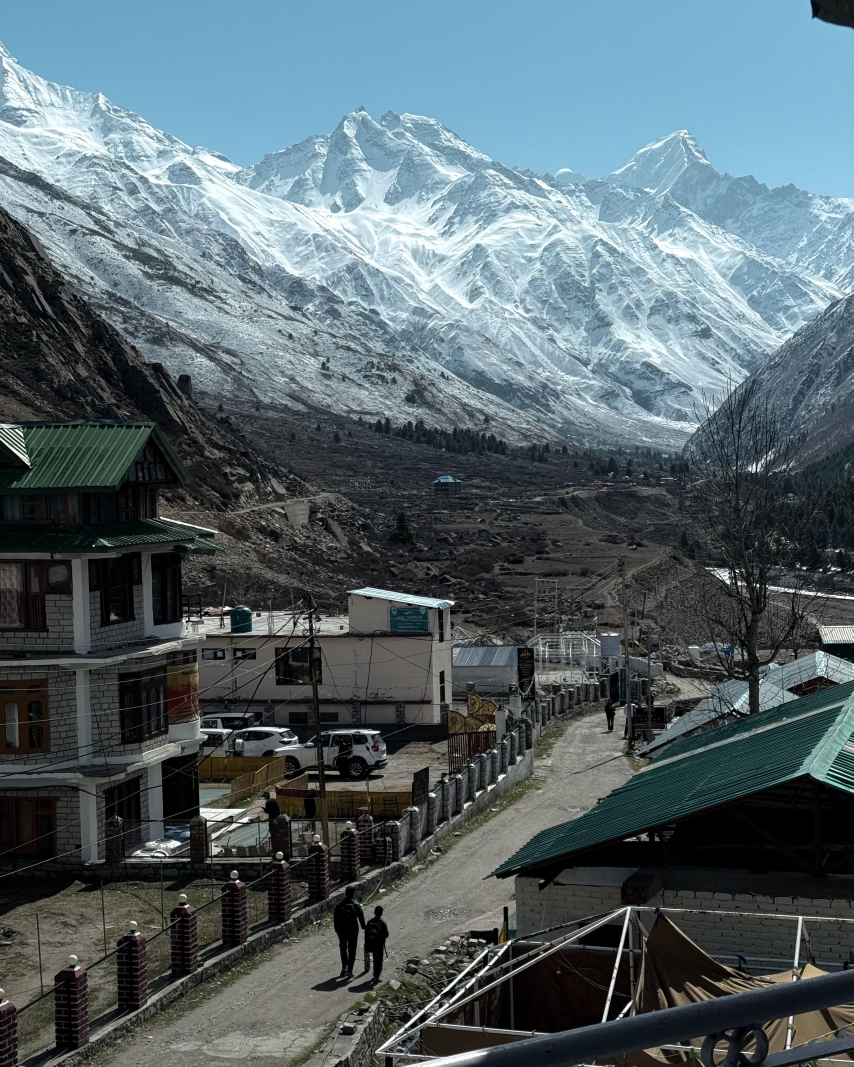
#> input picture projects/himachal_carousel/photos/chitkul_1.jpg, 2560 x 3200 px, found by its file name (shown at 1/3 size)
$ python -i make.py   (imports and definitions only)
#> lines starting #> are read from the running program, lines starting #| are printed output that depends on the picture
#!/usr/bin/env python3
"""
Himachal 3-villages carousel (Kalpa / Chitkul / Tosh) for @travelwithisha.

v2 design (swarikaandaditya reference):
  - full-bleed photo, natural grade, photo stays dominant
  - bold Poppins display type, text anchored TOP-LEFT (minimal, upper band)
  - a per-photo ACCENT colour pulled from the image, on the kicker + title,
    so the type complements each picture; clean body text beneath
  - light/dark variants chosen from the band behind the text for contrast
  - no handle bar / counter / swipe chrome (only slide 9 carries a small handle)

    python projects/himachal_carousel/make.py   # -> out/slide_01.png .. 09 + out/contact.png

Deps: Pillow, numpy.
"""
import json, os, colorsys
from PIL import Image, ImageDraw, ImageFont, ImageFilter, ImageOps
import numpy as np

HERE = os.path.dirname(os.path.abspath(__file__))
ROOT = os.path.abspath(os.path.join(HERE, "..", ".."))
FONTS = os.path.join(ROOT, "fonts")
PHOTOS = os.path.join(HERE, "photos")
OUT = os.path.join(HERE, "out")
# [1 line not run here, left out]

W, H = 1080, 1350
MARGIN = 74

def font(fname, size):
    return ImageFont.truetype(os.path.join(FONTS, fname), size)

def F(role, size):
    return font({"xb": "Poppins-ExtraBold.ttf", "b": "Poppins-Bold.ttf",
                 "sb": "Poppins-SemiBold.ttf", "med": "Poppins-Medium.ttf"}[role], size)

# -------------------------------------------------------------------------
def natural_grade(im):
    a = np.asarray(im).astype(np.float32) / 255.0
    a = 0.031 + a * 0.945
    a = np.clip(a + (a - 0.5) * 0.07 * (1 - np.abs(a - 0.5) * 2), 0, 1)
    midw = (1 - np.abs(a - 0.5) * 2).clip(0, 1)
    a[..., 0] = np.clip(a[..., 0] + 0.018 * midw[..., 0], 0, 1)
    a[..., 2] = np.clip(a[..., 2] - 0.013 * midw[..., 2], 0, 1)
    mx = a.max(-1, keepdims=True); mn = a.min(-1, keepdims=True)
    mean = a.mean(-1, keepdims=True)
    a = np.clip(a + (a - mean) * (1 - (mx - mn)) * 0.12, 0, 1)
    return Image.fromarray((a * 255).astype(np.uint8))

def cover_fit(im, w, h):
    im = ImageOps.exif_transpose(im).convert("RGB")
    s = max(w / im.width, h / im.height)
    im = im.resize((max(1, round(im.width * s)), max(1, round(im.height * s))), Image.LANCZOS)
    x = (im.width - w) // 2; y = (im.height - h) // 2
    return im.crop((x, y, x + w, y + h))

def load_photo(name):
#> called with name = 'photos/chitkul_1.jpg'
    p = os.path.join(PHOTOS, name)
    if not os.path.exists(p):
        return Image.new("RGB", (W, H), (40, 44, 52)), False
    return natural_grade(cover_fit(Image.open(p), W, H)), True
#> in cover_fit, im is the input picture: PIL image 2560x3200 RGB; mean R, G, B 86.5, 101.5, 107.5
#> in natural_grade, `midw = (1 - np.abs(a - 0.5) * 2).clip(0, 1)`:
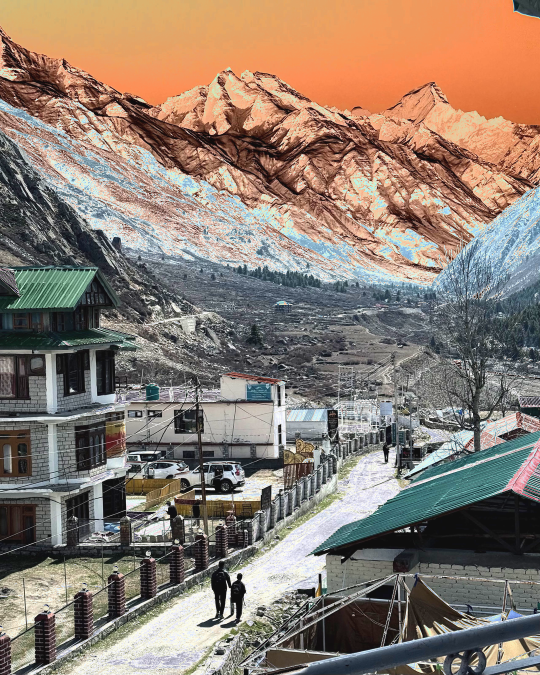
#> midw: shape (1350, 1080, 3) float32 (shown at 1/2 size); mean R, G, B 0.555, 0.494, 0.446
#> in natural_grade, `mx = a.max(-1, keepdims=True)`:
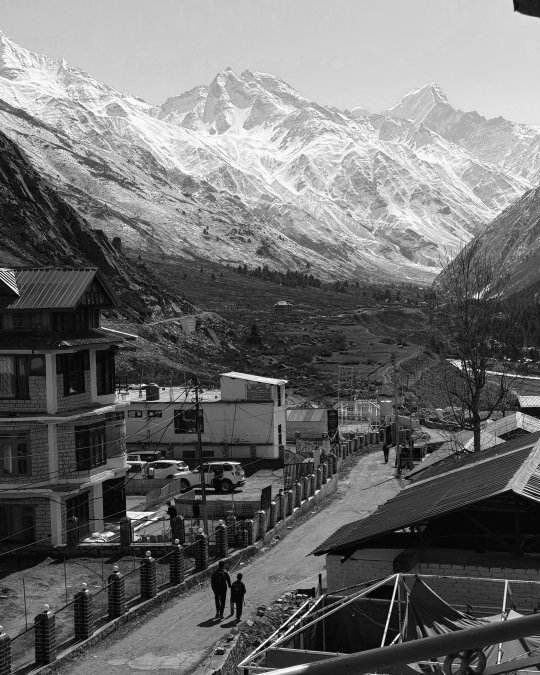
#> mx: shape (1350, 1080, 1) float32 (shown at 1/2 size); min 0.03, max 0.978, mean 0.436
#> in natural_grade, `mn = a.min(-1, keepdims=True)`:
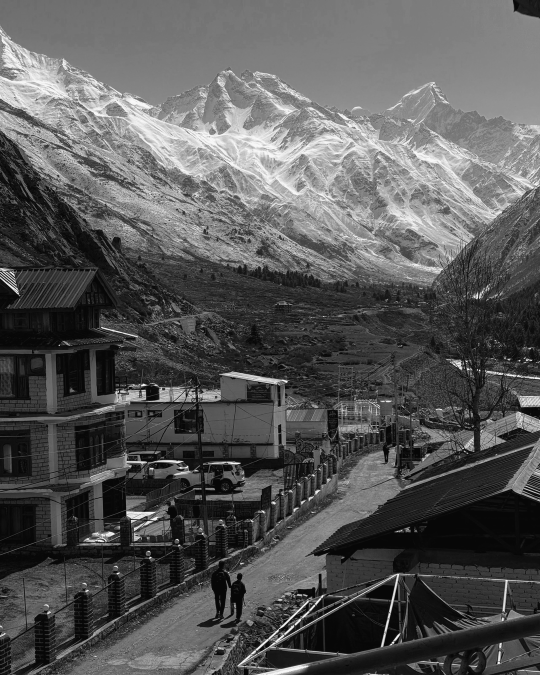
#> mn: shape (1350, 1080, 1) float32 (shown at 1/2 size); min 0.0282, max 0.977, mean 0.346
#> in natural_grade, `mean = a.mean(-1, keepdims=True)`:
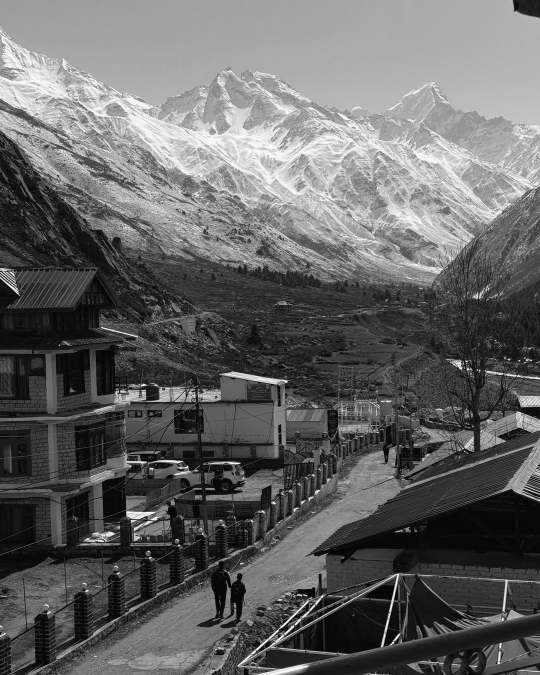
#> mean: shape (1350, 1080, 1) float32 (shown at 1/2 size); min 0.0291, max 0.978, mean 0.396

# -------------------------------------------------------------------------
# accent colour pulled from the photo's vivid pixels (circular-mean hue)
# -------------------------------------------------------------------------
# [17 lines left out: function accent_hue, not called in this run]

def band_luma(im, y0=70, y1=470):
    a = np.asarray(im.crop((0, y0, W, y1)).convert("L")).astype(np.float32)
    return float(np.percentile(a, 70))

def hsv(h, s, v):
    r, g, b = colorsys.hsv_to_rgb((h % 360) / 360.0, s, v)
    return (int(r * 255), int(g * 255), int(b * 255))

# -------------------------------------------------------------------------
def measure(d, s, f):
    b = d.textbbox((0, 0), s, font=f); return b[2] - b[0], b[3] - b[1]

# [111 lines left out: functions wrap, fit, draw_left, tracked, arrow, render_slide and 1 more, not called in this run]

# [2 lines not run here, left out]

>>> result = load_photo('photos/chitkul_1.jpg')

$ run again, on projects/himachal_carousel/photos/kalpa_2.jpg
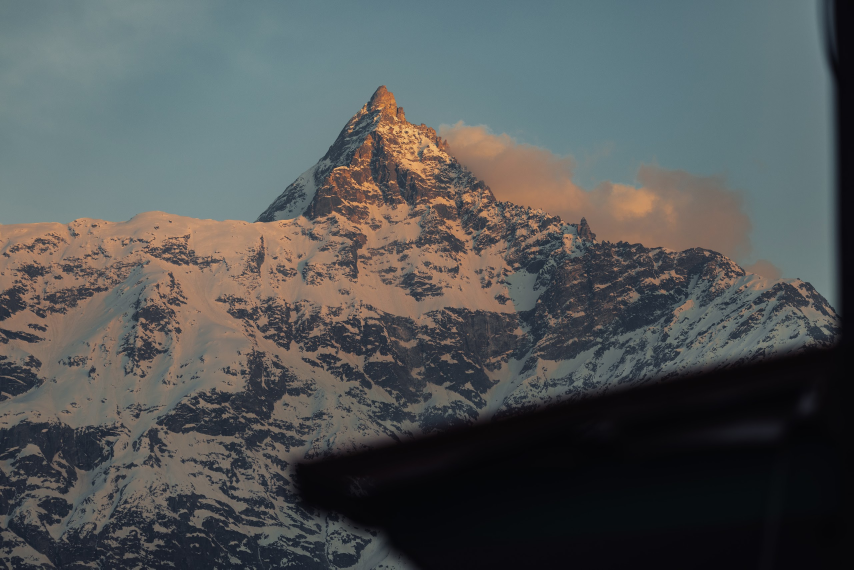
#> input picture projects/himachal_carousel/photos/kalpa_2.jpg, 2560 x 1708 px, found by its file name (shown at 1/3 size)
#> in cover_fit, im is the input picture: PIL image 2560x1708 RGB; mean R, G, B 83.2, 86.3, 86.3
#> im: PIL image 2023x1350 RGB
#> in natural_grade, `midw = (1 - np.abs(a - 0.5) * 2).clip(0, 1)`:
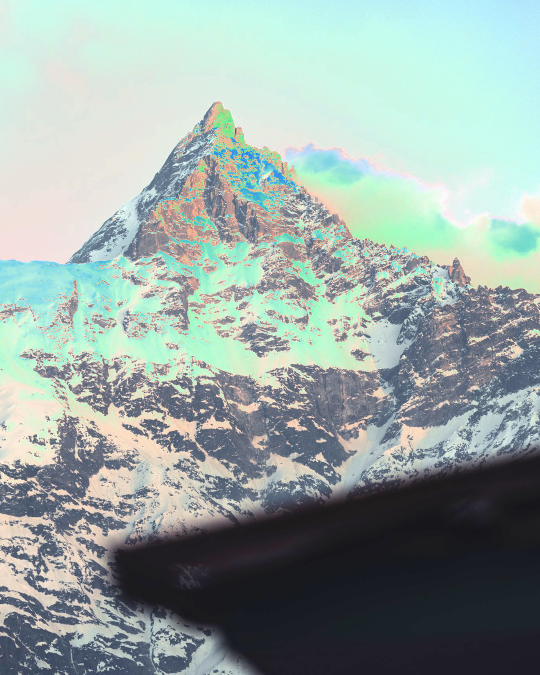
#> midw: shape (1350, 1080, 3) float32 (shown at 1/2 size); mean R, G, B 0.595, 0.657, 0.637
#> in natural_grade, `mean = a.mean(-1, keepdims=True)`:
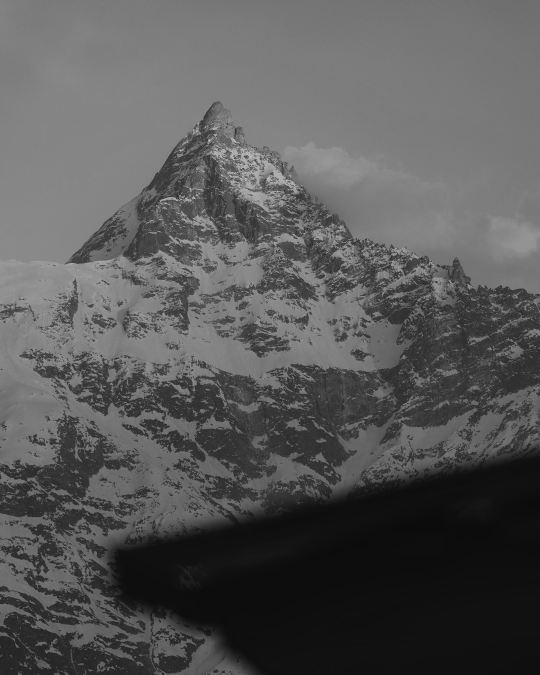
#> mean: shape (1350, 1080, 1) float32 (shown at 1/2 size); min 0.0453, max 0.798, mean 0.344

$ run again, on projects/himachal_carousel/photos/kalpa_3.jpg
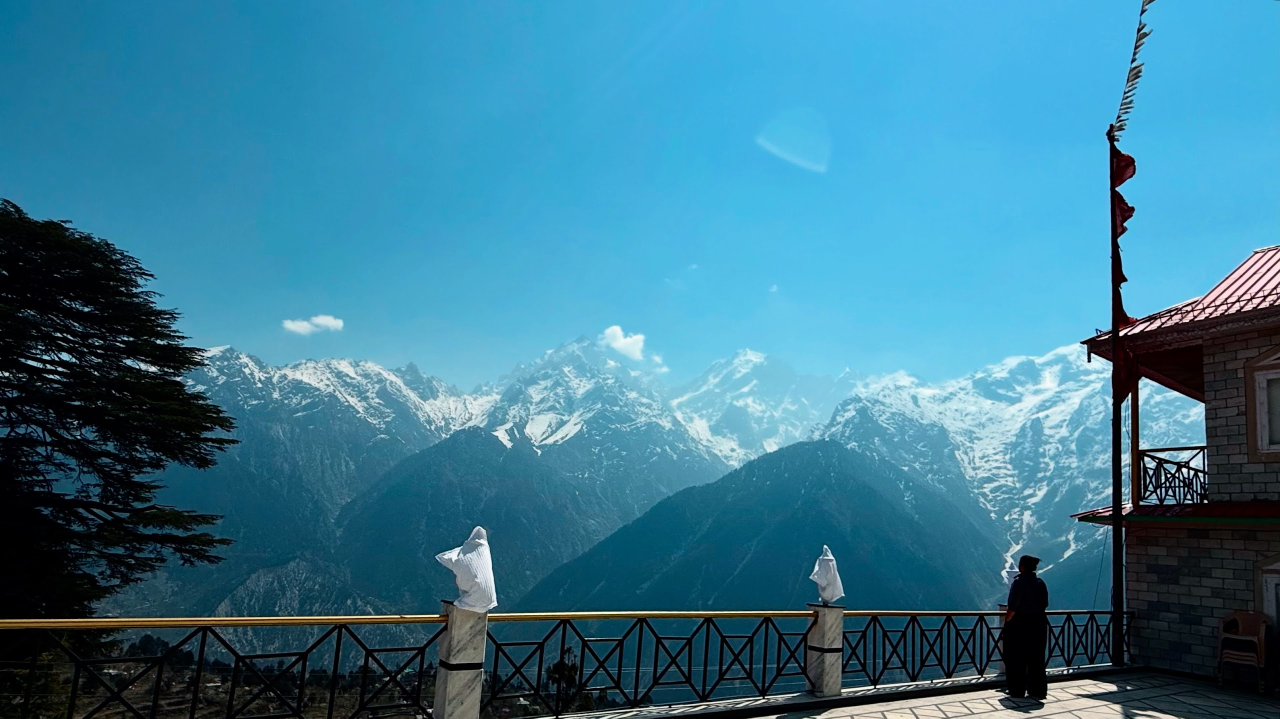
#> input picture projects/himachal_carousel/photos/kalpa_3.jpg, 2560 x 1437 px, found by its file name (shown at 1/2 size)
#> in cover_fit, im is the input picture: PIL image 2560x1437 RGB; mean R, G, B 57.4, 122.1, 147.8
#> im: PIL image 2405x1350 RGB
#> in natural_grade, `mn = a.min(-1, keepdims=True)`:
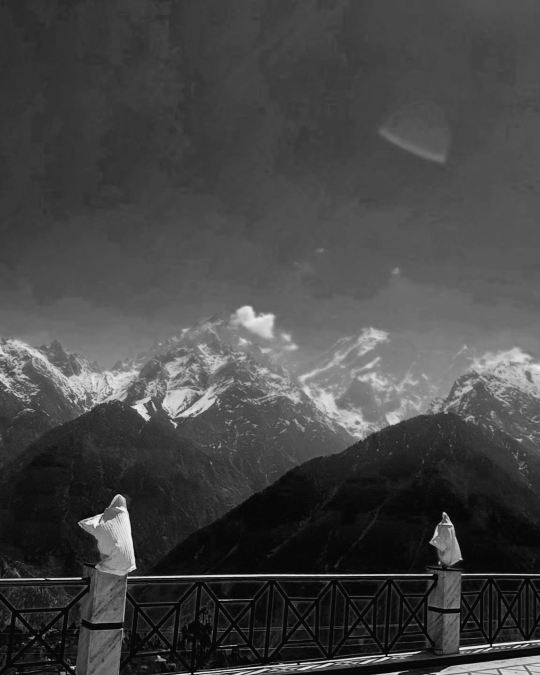
#> mn: shape (1350, 1080, 1) float32 (shown at 1/2 size); min 0.0282, max 0.963, mean 0.27
#> in natural_grade, `mean = a.mean(-1, keepdims=True)`:
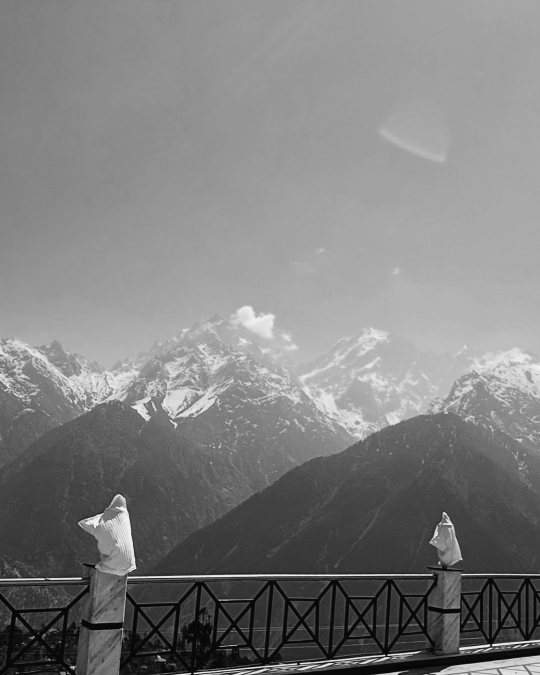
#> mean: shape (1350, 1080, 1) float32 (shown at 1/2 size); min 0.0291, max 0.973, mean 0.5

$ run again, on projects/himachal_carousel/photos/tosh_1.jpg
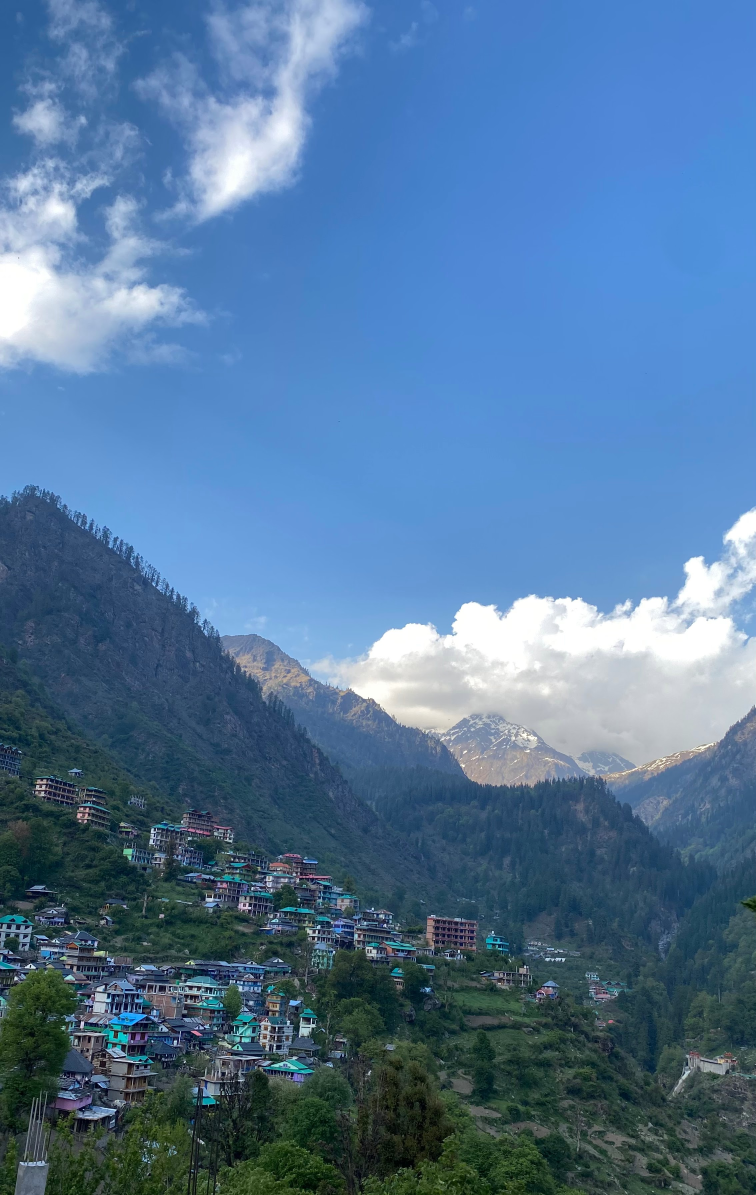
#> input picture projects/himachal_carousel/photos/tosh_1.jpg, 2268 x 3585 px, found by its file name (shown at 1/3 size)
#> in cover_fit, im is the input picture: PIL image 2268x3585 RGB; mean R, G, B 82.3, 117.9, 153.7
#> im: PIL image 1080x1707 RGB
#> in natural_grade, `mn = a.min(-1, keepdims=True)`:
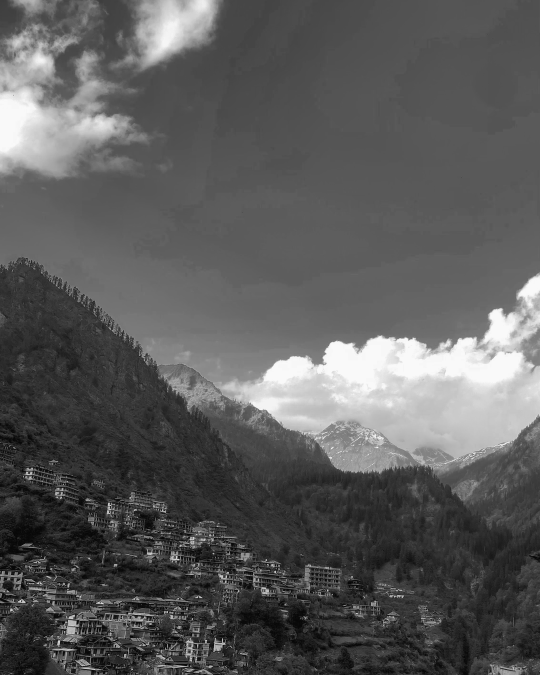
#> mn: shape (1350, 1080, 1) float32 (shown at 1/2 size); min 0.0282, max 0.977, mean 0.358
#> in natural_grade, `mean = a.mean(-1, keepdims=True)`:
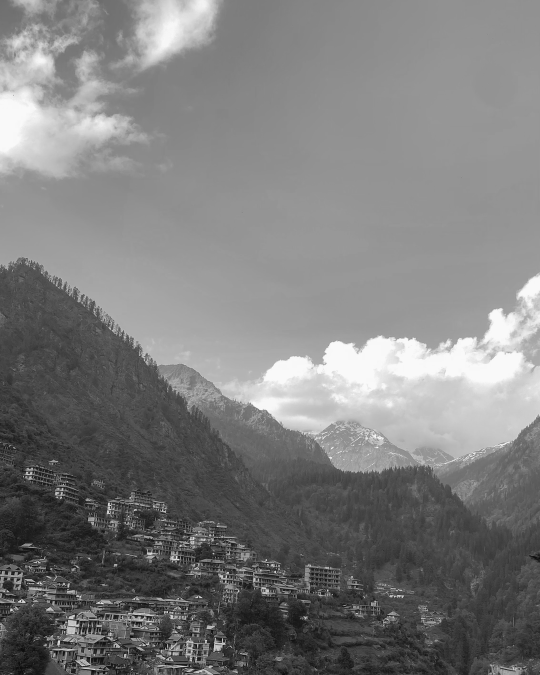
#> mean: shape (1350, 1080, 1) float32 (shown at 1/2 size); min 0.0291, max 0.978, mean 0.492
